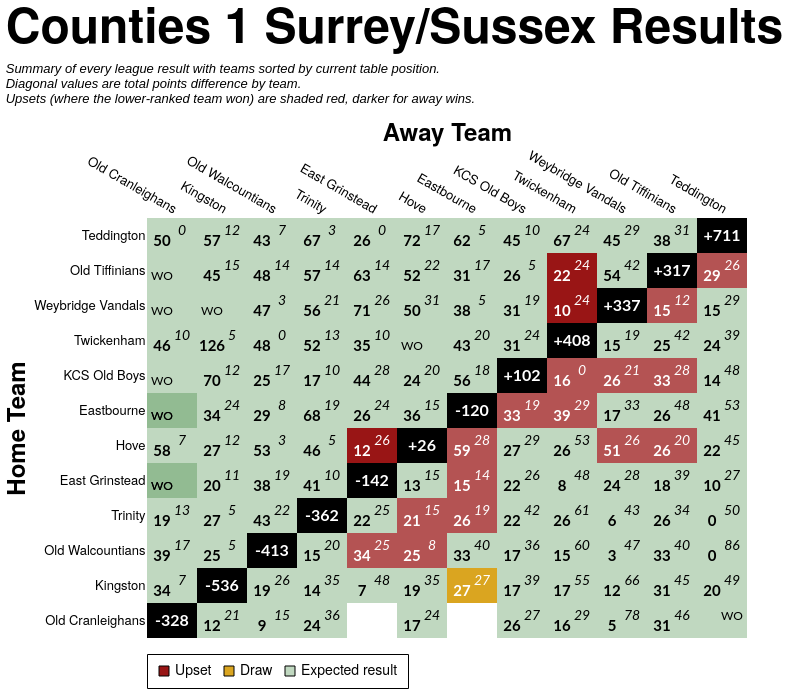

The specification (Vega-Lite) saved for this image:
### Vega-Lite specification from a JSON file in a GitHub repository (floating-point values rounded to 4 significant figures; data arrays with more than 128 entries replaced by an {"elided": "..."} marker saying what was removed)
{"config": {"axis": {"labelFont": "PT Sans Narrow, Helvetica Neue, Helvetica, Arial, sans-serif", "titleFont": "PT Sans Narrow, Helvetica Neue, Helvetica, Arial, sans-serif", "labelFontSize": 13, "titleFontSize": 24, "gridColor": "#202947", "gridOpacity": 0.2, "zindex": 1}, "text": {"font": "Lato, sans-serif"}, "bar": {"cornerRadiusEnd": 5}, "header": {"labelFont": "PT Sans Narrow, Helvetica Neue, Helvetica, Arial, sans-serif", "titleFont": "PT Sans Narrow, Helvetica Neue, Helvetica, Arial, sans-serif", "labelFontSize": 24, "titleFontSize": 28, "labelFontWeight": "bold", "orient": "left"}, "legend": {"labelFont": "PT Sans Narrow, Helvetica Neue, Helvetica, Arial, sans-serif", "titleFont": "PT Sans Narrow, Helvetica Neue, Helvetica, Arial, sans-serif", "labelFontSize": 14, "titleFontSize": 16, "titlePadding": 5, "fillColor": "white", "strokeColor": "black", "padding": 10, "titleFontWeight": "lighter", "titleFontStyle": "italic", "titleColor": "gray", "offset": 10}, "title": {"font": "PT Sans Narrow, Helvetica Neue, Helvetica, Arial, sans-serif", "fontSize": 48, "fontWeight": "bold", "anchor": "start", "align": "center", "titlePadding": 20, "subtitlePadding": 10, "subtitleFontSize": 13, "subtitleColor": "", "subtitleFontStyle": "italic", "offset": 15, "color": "black"}, "axisX": {"labelAngle": 0}, "facet": {"title": null, "header": null, "align": {"row": "each", "column": "each"}, "spacing": 10}, "resolve": {"scale": {"y": "independent", "facet": "independent"}}, "background": "transparent", "scale": {"offsetBandPaddingOuter": 0.2, "offsetBandPaddingInner": 0.1}, "view": {"stroke": null, "background": "transparent"}}, "layer": [{"data": {"name": "data-6e8188ec437135548668043d7b0bd11b"}, "mark": {"type": "rect"}, "encoding": {"color": {"field": "unexpected_result", "legend": {"labelExpr": "datum.value === 'Upset (Away Win)' ? 'Upset' : datum.value", "labelLimit": 220, "offset": 16, "orient": "bottom", "symbolStrokeColor": "black", "symbolStrokeWidth": 1, "values": ["Upset (Away Win)", "Draw", "Expected result"]}, "scale": {"domain": ["Expected result", "Upset (Home Win)", "Upset (Away Win)", "Draw", "To be played", "N/A"], "range": ["#146f1444", "#991515bb", "#991515", "goldenrod", "white", "black"]}, "title": null, "type": "nominal"}, "opacity": {"condition": {"test": "datum.home_team == param_44['home_team'] || datum.away_team == param_44['home_team'] || !isValid(param_44['home_team'])", "value": 1.0}, "value": 0.1}, "tooltip": [{"field": "home_team", "title": "Home", "type": "nominal"}, {"field": "away_team", "title": "Away", "type": "nominal"}, {"field": "home_score_text", "title": "Home Score", "type": "nominal"}, {"field": "away_score_text", "title": "Away Score", "type": "nominal"}, {"field": "result", "title": "Result", "type": "nominal"}, {"field": "unexpected_result", "title": "Unexpectedness", "type": "nominal"}, {"field": "date", "format": "%d %b %Y", "title": "Date", "type": "temporal"}], "x": {"axis": {"domain": false, "grid": false, "labelAngle": 30, "orient": "top", "ticks": false}, "field": "away_team", "sort": ["Old Cranleighans", "Kingston", "Old Walcountians", "Trinity", "East Grinstead", "Hove", "Eastbourne", "KCS Old Boys", "Twickenham", "Weybridge Vandals", "Old Tiffinians", "Teddington"], "title": "Away Team", "type": "nominal"}, "y": {"axis": {"domain": false, "grid": false, "ticks": false}, "field": "home_team", "sort": ["Teddington", "Old Tiffinians", "Weybridge Vandals", "Twickenham", "KCS Old Boys", "Eastbourne", "Hove", "East Grinstead", "Trinity", "Old Walcountians", "Kingston", "Old Cranleighans"], "title": "Home Team", "type": "nominal"}}, "name": "view_45"}, {"data": {"name": "data-6e8188ec437135548668043d7b0bd11b"}, "mark": {"type": "text", "fontStyle": "italic", "size": 14, "xOffset": 10, "yOffset": -5}, "encoding": {"color": {"condition": {"test": "(datum.home_team == param_44['home_team'] || datum.away_team == param_44['home_team'] || !isValid(param_44['home_team'])) && datum.unexpected_result == 'Expected result'", "value": "black"}, "value": "white"}, "text": {"field": "away_score_text", "type": "nominal"}, "x": {"field": "away_team", "sort": ["Old Cranleighans", "Kingston", "Old Walcountians", "Trinity", "East Grinstead", "Hove", "Eastbourne", "KCS Old Boys", "Twickenham", "Weybridge Vandals", "Old Tiffinians", "Teddington"], "type": "nominal"}, "y": {"field": "home_team", "sort": ["Teddington", "Old Tiffinians", "Weybridge Vandals", "Twickenham", "KCS Old Boys", "Eastbourne", "Hove", "East Grinstead", "Trinity", "Old Walcountians", "Kingston", "Old Cranleighans"], "type": "nominal"}}, "transform": [{"filter": "datum.away_score_text != '' && datum.away_score_text != 'WO'"}]}, {"data": {"name": "data-6e8188ec437135548668043d7b0bd11b"}, "mark": {"type": "text", "size": 12, "xOffset": 10, "yOffset": -5}, "encoding": {"color": {"condition": {"test": "(datum.home_team == param_44['home_team'] || datum.away_team == param_44['home_team'] || !isValid(param_44['home_team'])) && datum.unexpected_result == 'Expected result'", "value": "black"}, "value": "white"}, "text": {"field": "away_score_text", "type": "nominal"}, "x": {"field": "away_team", "sort": ["Old Cranleighans", "Kingston", "Old Walcountians", "Trinity", "East Grinstead", "Hove", "Eastbourne", "KCS Old Boys", "Twickenham", "Weybridge Vandals", "Old Tiffinians", "Teddington"], "type": "nominal"}, "y": {"field": "home_team", "sort": ["Teddington", "Old Tiffinians", "Weybridge Vandals", "Twickenham", "KCS Old Boys", "Eastbourne", "Hove", "East Grinstead", "Trinity", "Old Walcountians", "Kingston", "Old Cranleighans"], "type": "nominal"}}, "transform": [{"filter": "datum.away_score_text == 'WO'"}]}, {"data": {"name": "data-6e8188ec437135548668043d7b0bd11b"}, "mark": {"type": "text", "fontWeight": "bold", "size": 15, "xOffset": -10, "yOffset": 5}, "encoding": {"color": {"condition": {"test": "(datum.home_team == param_44['home_team'] || datum.away_team == param_44['home_team'] || !isValid(param_44['home_team'])) && datum.unexpected_result == 'Expected result'", "value": "black"}, "value": "white"}, "text": {"field": "home_score_text", "type": "nominal"}, "x": {"field": "away_team", "sort": ["Old Cranleighans", "Kingston", "Old Walcountians", "Trinity", "East Grinstead", "Hove", "Eastbourne", "KCS Old Boys", "Twickenham", "Weybridge Vandals", "Old Tiffinians", "Teddington"], "type": "nominal"}, "y": {"field": "home_team", "sort": ["Teddington", "Old Tiffinians", "Weybridge Vandals", "Twickenham", "KCS Old Boys", "Eastbourne", "Hove", "East Grinstead", "Trinity", "Old Walcountians", "Kingston", "Old Cranleighans"], "type": "nominal"}}, "transform": [{"filter": "datum.home_score_text != '' && datum.home_score_text != 'WO'"}]}, {"data": {"name": "data-6e8188ec437135548668043d7b0bd11b"}, "mark": {"type": "text", "size": 12, "xOffset": -10, "yOffset": 5}, "encoding": {"color": {"condition": {"test": "(datum.home_team == param_44['home_team'] || datum.away_team == param_44['home_team'] || !isValid(param_44['home_team'])) && datum.unexpected_result == 'Expected result'", "value": "black"}, "value": "white"}, "text": {"field": "home_score_text", "type": "nominal"}, "x": {"field": "away_team", "sort": ["Old Cranleighans", "Kingston", "Old Walcountians", "Trinity", "East Grinstead", "Hove", "Eastbourne", "KCS Old Boys", "Twickenham", "Weybridge Vandals", "Old Tiffinians", "Teddington"], "type": "nominal"}, "y": {"field": "home_team", "sort": ["Teddington", "Old Tiffinians", "Weybridge Vandals", "Twickenham", "KCS Old Boys", "Eastbourne", "Hove", "East Grinstead", "Trinity", "Old Walcountians", "Kingston", "Old Cranleighans"], "type": "nominal"}}, "transform": [{"filter": "datum.home_score_text == 'WO'"}]}, {"data": {"name": "data-632306f8b92a861483858ecfe633869c"}, "mark": {"type": "text", "color": "white", "fontWeight": "bold", "size": 16}, "encoding": {"text": {"field": "display_text", "type": "nominal"}, "tooltip": [{"field": "home_team", "title": "Team", "type": "nominal"}, {"field": "display_text", "title": "Points Difference", "type": "nominal"}], "x": {"field": "away_team", "sort": ["Old Cranleighans", "Kingston", "Old Walcountians", "Trinity", "East Grinstead", "Hove", "Eastbourne", "KCS Old Boys", "Twickenham", "Weybridge Vandals", "Old Tiffinians", "Teddington"], "type": "nominal"}, "y": {"field": "home_team", "sort": ["Teddington", "Old Tiffinians", "Weybridge Vandals", "Twickenham", "KCS Old Boys", "Eastbourne", "Hove", "East Grinstead", "Trinity", "Old Walcountians", "Kingston", "Old Cranleighans"], "type": "nominal"}}}], "height": {"step": 35}, "params": [{"name": "param_44", "select": {"type": "point", "clear": "dblclick", "fields": ["home_team"], "on": "click"}, "value": null, "views": ["view_45"]}], "title": {"text": "Counties 1 Surrey/Sussex Results", "subtitle": ["Summary of every league result with teams sorted by current table position.", "Diagonal values are total points difference by team.", "Upsets (where the lower-ranked team won) are shaded red, darker for away wins."]}, "width": {"step": 50}, "$schema": "https://vega.github.io/schema/vega-lite/v5.20.1.json", "datasets": {"data-6e8188ec437135548668043d7b0bd11b": {"elided": "146 records"}, "data-632306f8b92a861483858ecfe633869c": [{"home_team": "East Grinstead", "away_team": "East Grinstead", "match_id": null, "date": "", "home_score": null, "away_score": null, "home_walkover": null, "away_walkover": null, "result": "N/A", "home_score_text": "", "away_score_text": "", "wo_result": "", "score_text": "", "display_text": "-142", "is_diagonal": true, "result_simple": "N/A", "unexpected_result": "N/A", "unexpected_opacity": 1.0}, {"home_team": "Eastbourne", "away_team": "Eastbourne", "match_id": null, "date": "", "home_score": null, "away_score": null, "home_walkover": null, "away_walkover": null, "result": "N/A", "home_score_text": "", "away_score_text": "", "wo_result": "", "score_text": "", "display_text": "-120", "is_diagonal": true, "result_simple": "N/A", "unexpected_result": "N/A", "unexpected_opacity": 1.0}, {"home_team": "Hove", "away_team": "Hove", "match_id": null, "date": "", "home_score": null, "away_score": null, "home_walkover": null, "away_walkover": null, "result": "N/A", "home_score_text": "", "away_score_text": "", "wo_result": "", "score_text": "", "display_text": "+26", "is_diagonal": true, "result_simple": "N/A", "unexpected_result": "N/A", "unexpected_opacity": 1.0}, {"home_team": "KCS Old Boys", "away_team": "KCS Old Boys", "match_id": null, "date": "", "home_score": null, "away_score": null, "home_walkover": null, "away_walkover": null, "result": "N/A", "home_score_text": "", "away_score_text": "", "wo_result": "", "score_text": "", "display_text": "+102", "is_diagonal": true, "result_simple": "N/A", "unexpected_result": "N/A", "unexpected_opacity": 1.0}, {"home_team": "Kingston", "away_team": "Kingston", "match_id": null, "date": "", "home_score": null, "away_score": null, "home_walkover": null, "away_walkover": null, "result": "N/A", "home_score_text": "", "away_score_text": "", "wo_result": "", "score_text": "", "display_text": "-536", "is_diagonal": true, "result_simple": "N/A", "unexpected_result": "N/A", "unexpected_opacity": 1.0}, {"home_team": "Old Cranleighans", "away_team": "Old Cranleighans", "match_id": null, "date": "", "home_score": null, "away_score": null, "home_walkover": null, "away_walkover": null, "result": "N/A", "home_score_text": "", "away_score_text": "", "wo_result": "", "score_text": "", "display_text": "-328", "is_diagonal": true, "result_simple": "N/A", "unexpected_result": "N/A", "unexpected_opacity": 1.0}, {"home_team": "Old Tiffinians", "away_team": "Old Tiffinians", "match_id": null, "date": "", "home_score": null, "away_score": null, "home_walkover": null, "away_walkover": null, "result": "N/A", "home_score_text": "", "away_score_text": "", "wo_result": "", "score_text": "", "display_text": "+317", "is_diagonal": true, "result_simple": "N/A", "unexpected_result": "N/A", "unexpected_opacity": 1.0}, {"home_team": "Old Walcountians", "away_team": "Old Walcountians", "match_id": null, "date": "", "home_score": null, "away_score": null, "home_walkover": null, "away_walkover": null, "result": "N/A", "home_score_text": "", "away_score_text": "", "wo_result": "", "score_text": "", "display_text": "-413", "is_diagonal": true, "result_simple": "N/A", "unexpected_result": "N/A", "unexpected_opacity": 1.0}, {"home_team": "Teddington", "away_team": "Teddington", "match_id": null, "date": "", "home_score": null, "away_score": null, "home_walkover": null, "away_walkover": null, "result": "N/A", "home_score_text": "", "away_score_text": "", "wo_result": "", "score_text": "", "display_text": "+711", "is_diagonal": true, "result_simple": "N/A", "unexpected_result": "N/A", "unexpected_opacity": 1.0}, {"home_team": "Trinity", "away_team": "Trinity", "match_id": null, "date": "", "home_score": null, "away_score": null, "home_walkover": null, "away_walkover": null, "result": "N/A", "home_score_text": "", "away_score_text": "", "wo_result": "", "score_text": "", "display_text": "-362", "is_diagonal": true, "result_simple": "N/A", "unexpected_result": "N/A", "unexpected_opacity": 1.0}, {"home_team": "Twickenham", "away_team": "Twickenham", "match_id": null, "date": "", "home_score": null, "away_score": null, "home_walkover": null, "away_walkover": null, "result": "N/A", "home_score_text": "", "away_score_text": "", "wo_result": "", "score_text": "", "display_text": "+408", "is_diagonal": true, "result_simple": "N/A", "unexpected_result": "N/A", "unexpected_opacity": 1.0}, {"home_team": "Weybridge Vandals", "away_team": "Weybridge Vandals", "match_id": null, "date": "", "home_score": null, "away_score": null, "home_walkover": null, "away_walkover": null, "result": "N/A", "home_score_text": "", "away_score_text": "", "wo_result": "", "score_text": "", "display_text": "+337", "is_diagonal": true, "result_simple": "N/A", "unexpected_result": "N/A", "unexpected_opacity": 1.0}]}}
